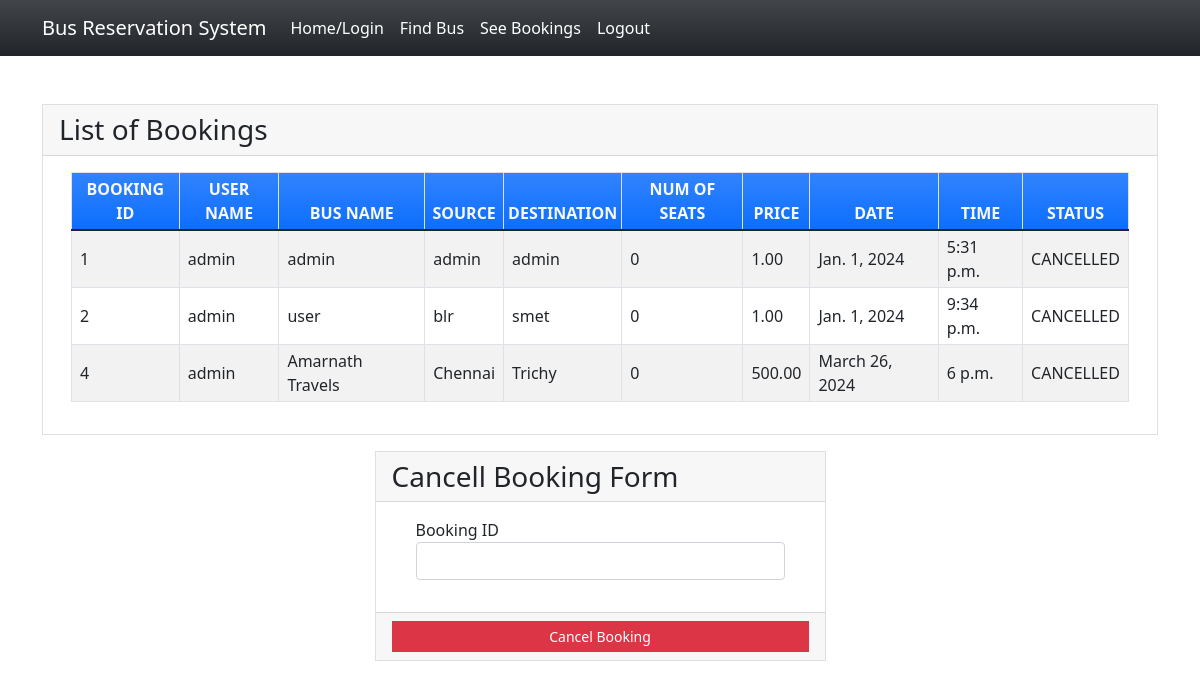
/seebookings (signed in), run on the app's committed database.
### myapp/models.py (models this page shows, shortened)
class Book(models.Model):
    BOOKED = 'B'
    CANCELLED = 'C'
    TICKET_STATUSES = ((BOOKED, 'Booked'),
                       (CANCELLED, 'Cancelled'),)
    email = models.EmailField()
    name = models.CharField(max_length=30)
    userid =models.DecimalField(decimal_places=0, max_digits=2)
    busid=models.DecimalField(decimal_places=0, max_digits=2)
    bus_name = models.CharField(max_length=30)
    source = models.CharField(max_length=30)
    dest = models.CharField(max_length=30)
    nos = models.DecimalField(decimal_places=0, max_digits=2)
    price = models.DecimalField(decimal_places=2, max_digits=6)
    date = models.DateField()
    time = models.TimeField()
    status = models.CharField(choices=TICKET_STATUSES, default=BOOKED, max_length=2)
    class Meta:
        verbose_name_plural = "List of Books"

### myapp/views.py (the view)
# urls.py: path('seebookings', views.seebookings, name="seebookings"),
@login_required(login_url='signin')
def seebookings(request,new={}):
    context = {}
    id_r = request.user.id
    book_list = Book.objects.filter(userid=id_r)
    if book_list:
        return render(request, 'myapp/booklist.html', locals())
    else:
        context["error"] = "Sorry no buses booked"
        return render(request, 'myapp/findbus.html', context)

### myapp/templates/myapp/booklist.html (shortened to what this page needs)
{% extends 'myapp/base.html' %} {% block content %}
<div class="container my-5">
    <div class="card rounded-0">
        <div class="card-header">
            <div class="card-title h3 mb-0">List of Bookings</div>
        </div>
        <div class="card-body">
            <div class="container-fluid">
                <table class="table table-bordered table-striped">
                    <thead>
                        <tr class="bg-gradient bg-primary text-light">
                            <th class="p-1 text-center">BOOKING ID</th>
                            <th class="p-1 text-center">USER NAME</th>
                            <th class="p-1 text-center">BUS NAME</th>
                            <th class="p-1 text-center">SOURCE</th>
                            <th class="p-1 text-center">DESTINATION</th>
                            <th class="p-1 text-center">NUM OF SEATS</th>
                            <th class="p-1 text-center">PRICE</th>
                            <th class="p-1 text-center">DATE</th>
                            <th class="p-1 text-center">TIME</th>
                            <th class="p-1 text-center">STATUS</th>
                        </tr>
                    </thead>
                    {% for row in book_list %}
                    <tr>
                        <td class="px-2 py-1 align-middle">{{row.id}}</td>
                        <td class="px-2 py-1 align-middle">{{row.name}}</td>
                        <td class="px-2 py-1 align-middle">{{row.bus_name}}</td>
                        <td class="px-2 py-1 align-middle">{{row.source}}</td>
                        <td class="px-2 py-1 align-middle">{{row.dest}}</td>
                        <td class="px-2 py-1 align-middle">{{row.nos}}</td>
                        <td class="px-2 py-1 align-middle">{{row.price}}</td>
                        <td class="px-2 py-1 align-middle">{{row.date}}</td>
                        <td class="px-2 py-1 align-middle">{{row.time}}</td>
                        <td class="px-2 py-1 align-middle">{{row.status}}</td>
                    </tr>
                    {% endfor %}
                </table>
            </div>
        </div>
    </div>
    <div class="row mt-3 justify-content-center">
        <div class="col-lg-5 col-md-7 col-sm-10 col-xs-12">
            <div class="card rounded-0">
                <div class="card-header">
                    <div class="card-title h3 mb-0">Cancell Booking Form</div>
                </div>
                <div class="card-body">
                    <div class="container-fluid">
                        <form action="{% url 'cancellings' %}" method="post" id="cancel-form">
                            <div class="mb-3">
                                <label for="bus_id" class="control-label">Booking ID</label>
                                <input name='bus_id' class="form-control" type="number" id="bus_id">
                            </div>
                        </form>
                    </div>
                </div>
                <div class="card-footer text-center">
                    <button class="btn btn-sm rounded-0 btn-danger w-100" form="cancel-form">Cancel Booking</button>
                </div>
            </div>
        </div>
    </div>
</div>
{% endblock %}

### myapp/templates/myapp/base.html (shortened to what this page needs)
<!doctype html>
<html lang="en">
<head>
    <link rel="stylesheet" href="https://cdn.jsdelivr.net/npm/bootstrap@5.1.3/dist/css/bootstrap.min.css">
</head>
<body>
<nav class="navbar navbar-expand-lg navbar-light bg-gradient bg-dark">
    <div class="container">
            <a class="navbar-brand" href="#" style="color: white;">Bus Reservation System</a>
        <div class="collapse navbar-collapse" id="navbarNavAltMarkup">
            <div class="navbar-nav" >
                <a class="nav-item nav-link active" href="{% url 'home' %}" style="color: white;">Home/Login</a>
                <a class="nav-item nav-link" href="{% url 'findbus' %}" style="color: white;">Find Bus</a>
                <a class="nav-item nav-link" href="{% url 'seebookings' %}" style="color: white;">See Bookings</a>
                {% if request.user.is_active %}
                <a class="nav-item nav-link " href="{% url 'signout' %}" style="color: white;">Logout</a>
                {% else %}
                <a class="nav-item nav-link " href="{% url 'signup' %}" style="color: white;">Registration</a>
                {% endif %}
            </div>
        </div>
    </div>
</nav>
{% block content %}
{% endblock %}
</body>
</html>

### myapp/templates/myapp/base.html (style rules this page uses)
body { background-image: url("https://image.shutterstock.com/image-photo/white-modern-comfortable-tourist-bus-260nw-1654594828.jpg"); background-repeat: no-repeat; background-size: cover; }

### data on the page
Book: id "1", name "admin", bus_name "admin", source "admin", dest "admin", nos "0", price "1.00", date "Jan. 1, 2024", time "5:31 p.m.", status "CANCELLED"
Book: id "2", name "admin", bus_name "user", source "blr", dest "smet", nos "0", price "1.00", date "Jan. 1, 2024", time "9:34 p.m.", status "CANCELLED"
Book: id "4", name "admin", bus_name "Amarnath Travels", source "Chennai", dest "Trichy", nos "0", price "500.00", date "March 26, 2024", time "6 p.m.", status "CANCELLED"
